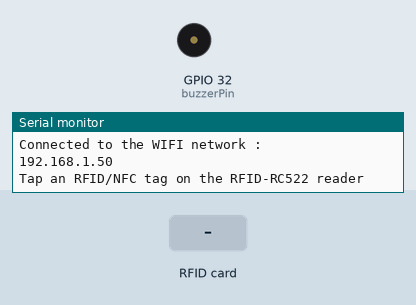
This sketch was run on a simulated ESP32. Shown: buzzer (waves = sounding), the last lines printed to the serial monitor. Inputs (shaded band) come from the test bench. WiFi joins after 1.5 s; servers stay silent unless stated; uploads are accepted with an empty reply.

Above: at 3.2 s.
3.3 s: RFID card 5E 7A 19 C4 held to the reader
At 10.56 s:
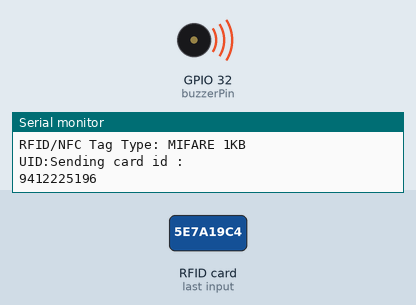
Timing chart, 0 to 12.3 s (numbered marks = the images above; inputs shaded):
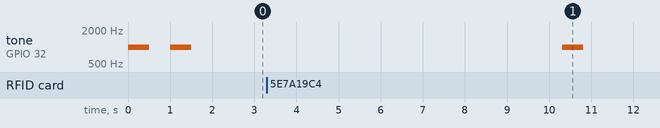

The sketch:

rfid.ino
```cpp
#include <SPI.h>
#include <MFRC522.h>

#include <WiFi.h>
#include <HTTPClient.h>

#define SS_PIN  5  // ESP32 pin GPIO5
#define RST_PIN 0 // ESP32 pin GPIO27

const char* ssid = "Skyline";
const char* password = "duaribulimaratus";

const int buzzerPin = 32; // active buzzer
const int ledPin = 33;  // LED pin for success

MFRC522 rfid(SS_PIN, RST_PIN);
String CardId = "";

void setup() {
  Serial.begin(9600);

  WiFi.begin(ssid, password);
  Serial.println("\nConnecting");

  while(WiFi.status() != WL_CONNECTED){
    Serial.print(".");
    tone(buzzerPin, 1000, 500);
    delay(1000);
  }

  Serial.println("\nConnected to the WIFI network :");
  Serial.println(WiFi.localIP());

  SPI.begin(); // init SPI bus
  rfid.PCD_Init(); // init MFRC522

  Serial.println("Tap an RFID/NFC tag on the RFID-RC522 reader");
}

void loop() {
  if (rfid.PICC_IsNewCardPresent()) { // new tag is available
    if (rfid.PICC_ReadCardSerial()) { // NUID has been readed
      MFRC522::PICC_Type piccType = rfid.PICC_GetType(rfid.uid.sak);
      Serial.print("RFID/NFC Tag Type: ");
      Serial.println(rfid.PICC_GetTypeName(piccType));

      // print UID in Serial Monitor in the hex format
      Serial.print("UID:");
      for (int i = 0; i < rfid.uid.size; i++) {
        CardId += rfid.uid.uidByte[i];
        digitalWrite(ledPin, HIGH);
        delay(1000);
        digitalWrite(ledPin, LOW);
        delay(700);
      }

      // kirim data ke API
      SendCardId(CardId);

      CardId = "";
      rfid.PICC_HaltA(); // halt PICC
      rfid.PCD_StopCrypto1(); // stop encryption on PCD
    }
  }
}

void SendCardId(String CardId) {
  Serial.println("Sending card id :");
  Serial.println(CardId);

  if(WiFi.isConnected()){
    HTTPClient http;
    // http.begin("http://192.168.100.57:8000/api/rfid/reads?uid=" + String(CardId));
    http.begin("http://192.168.100.57:8000/api/rfid/attend?uid=" + String(CardId));

    if(http.GET() > 0) {
      Serial.println(http.getString());

      // Jika sukses, aktifkan LED hijau dan bunyikan buzzer
      tone(buzzerPin, 1000, 500);
      digitalWrite(ledPin, HIGH);
      delay(1000);
      digitalWrite(ledPin, LOW);
      delay(700);
    } else {
      Serial.print("Error code :");
      Serial.println(http.GET());

      // Jika error, aktifkan LED merah dan bunyikan buzzer
      tone(buzzerPin, 1000, 500);
      digitalWrite(ledPin, HIGH);
      delay(1000);
      digitalWrite(ledPin, LOW);
      delay(700);
    }

    delay(100);
    http.end();
  }

}
```

Measured:
- after the input at 3.3 s, tone on GPIO 32 (buzzerPin): silent → 1000 Hz after 7.0 s, → silent 0.50 s later
